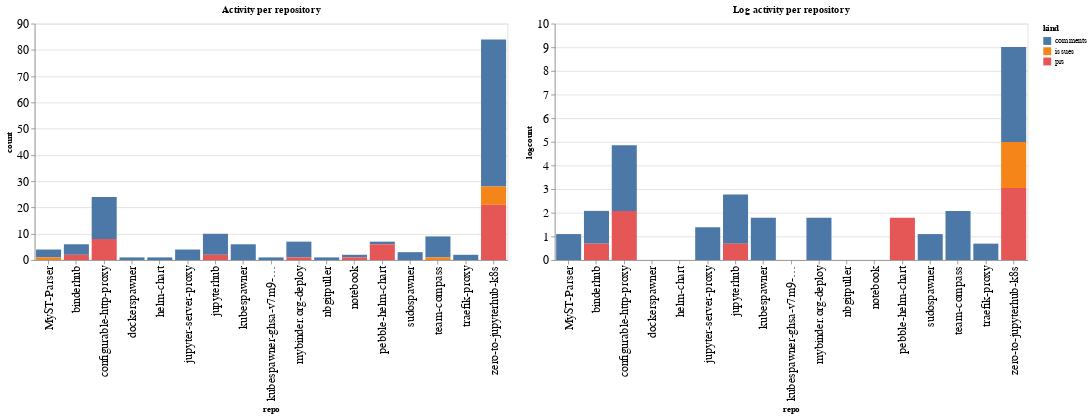

Here is the notebook cell this chart was saved with:
### Code cell
ch1 = alt.Chart(repo_summaries, width=600, title="Activity per repository").mark_bar().encode(
    x='repo',
    y='count',
    color='kind',
    tooltip="kind"
)

ch2 = alt.Chart(repo_summaries, width=600, title="Log activity per repository").mark_bar().encode(
    x='repo',
    y='logcount',
    color='kind',
    tooltip="kind"
)

ch1 | ch2

### Figure 1 — Vega-Lite specification as saved in the notebook (floating-point values rounded to 4 significant figures)
{"config": {"axisLeft": {"labelFontSize": 15}, "axisBottom": {"labelFontSize": 15}}, "hconcat": [{"mark": "bar", "encoding": {"color": {"type": "nominal", "field": "kind"}, "tooltip": {"type": "nominal", "field": "kind"}, "x": {"type": "nominal", "field": "repo"}, "y": {"type": "quantitative", "field": "count"}}, "title": "Activity per repository", "width": 600}, {"mark": "bar", "encoding": {"color": {"type": "nominal", "field": "kind"}, "tooltip": {"type": "nominal", "field": "kind"}, "x": {"type": "nominal", "field": "repo"}, "y": {"type": "quantitative", "field": "logcount"}}, "title": "Log activity per repository", "width": 600}], "data": {"name": "data-6537099ebb9ed92cdbb16316bd7a2696"}, "$schema": "https://vega.github.io/schema/vega-lite/v4.8.1.json", "datasets": {"data-6537099ebb9ed92cdbb16316bd7a2696": [{"repo": "MyST-Parser", "kind": "comments", "count": 3, "logcount": 1.099}, {"repo": "MyST-Parser", "kind": "issues", "count": 1, "logcount": 0.0}, {"repo": "binderhub", "kind": "comments", "count": 4, "logcount": 1.386}, {"repo": "binderhub", "kind": "prs", "count": 2, "logcount": 0.6931}, {"repo": "configurable-http-proxy", "kind": "comments", "count": 16, "logcount": 2.773}, {"repo": "configurable-http-proxy", "kind": "prs", "count": 8, "logcount": 2.079}, {"repo": "dockerspawner", "kind": "comments", "count": 1, "logcount": 0.0}, {"repo": "helm-chart", "kind": "comments", "count": 1, "logcount": 0.0}, {"repo": "jupyter-server-proxy", "kind": "comments", "count": 4, "logcount": 1.386}, {"repo": "jupyterhub", "kind": "comments", "count": 8, "logcount": 2.079}, {"repo": "jupyterhub", "kind": "prs", "count": 2, "logcount": 0.6931}, {"repo": "kubespawner", "kind": "comments", "count": 6, "logcount": 1.792}, {"repo": "kubespawner-ghsa-v7m9-9497-p9gr", "kind": "comments", "count": 1, "logcount": 0.0}, {"repo": "mybinder.org-deploy", "kind": "comments", "count": 6, "logcount": 1.792}, {"repo": "mybinder.org-deploy", "kind": "prs", "count": 1, "logcount": 0.0}, {"repo": "nbgitpuller", "kind": "comments", "count": 1, "logcount": 0.0}, {"repo": "notebook", "kind": "comments", "count": 1, "logcount": 0.0}, {"repo": "notebook", "kind": "prs", "count": 1, "logcount": 0.0}, {"repo": "pebble-helm-chart", "kind": "comments", "count": 1, "logcount": 0.0}, {"repo": "pebble-helm-chart", "kind": "prs", "count": 6, "logcount": 1.792}, {"repo": "sudospawner", "kind": "comments", "count": 3, "logcount": 1.099}, {"repo": "team-compass", "kind": "comments", "count": 8, "logcount": 2.079}, {"repo": "team-compass", "kind": "issues", "count": 1, "logcount": 0.0}, {"repo": "traefik-proxy", "kind": "comments", "count": 2, "logcount": 0.6931}, {"repo": "zero-to-jupyterhub-k8s", "kind": "comments", "count": 56, "logcount": 4.025}, {"repo": "zero-to-jupyterhub-k8s", "kind": "issues", "count": 7, "logcount": 1.946}, {"repo": "zero-to-jupyterhub-k8s", "kind": "prs", "count": 21, "logcount": 3.045}]}}
